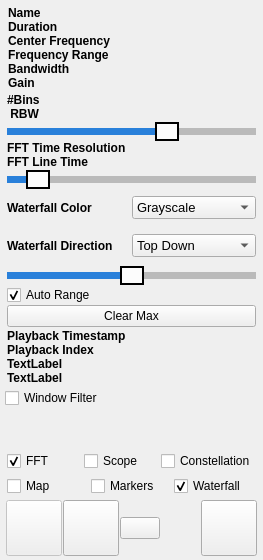
            <widget class="QWidget" name="tbInfo">
             <attribute name="title">
              <string>Info</string>
             </attribute>
             <layout class="QVBoxLayout" name="verticalLayout_7">
              <property name="spacing">
               <number>1</number>
              </property>
              <property name="leftMargin">
               <number>5</number>
              </property>
              <property name="topMargin">
               <number>3</number>
              </property>
              <property name="rightMargin">
               <number>5</number>
              </property>
              <property name="bottomMargin">
               <number>3</number>
              </property>
              <item>
               <widget class="QWidget" name="widgetBox" native="true">
                <property name="currentIndex" stdset="0">
                 <number>-1</number>
                </property>
                <property name="pageTitle" stdset="0">
                 <string>FFT / Waterfall</string>
                </property>
                <property name="isPageExpanded" stdset="0">
                 <bool>true</bool>
                </property>
                <layout class="QVBoxLayout" name="verticalLayout_6">
                 <property name="spacing">
                  <number>2</number>
                 </property>
                 <property name="leftMargin">
                  <number>2</number>
                 </property>
                 <property name="topMargin">
                  <number>2</number>
                 </property>
                 <property name="rightMargin">
                  <number>2</number>
                 </property>
                 <property name="bottomMargin">
                  <number>2</number>
                 </property>
                 <item>
                  <layout class="QVBoxLayout" name="StreamInfoLayout">
                   <property name="spacing">
                    <number>0</number>
                   </property>
                   <property name="leftMargin">
                    <number>1</number>
                   </property>
                   <property name="topMargin">
                    <number>1</number>
                   </property>
                   <property name="rightMargin">
                    <number>1</number>
                   </property>
                   <property name="bottomMargin">
                    <number>1</number>
                   </property>
                   <item>
                    <widget class="QLabel" name="lblName">
                     <property name="font">
                      <font>
                       <pointsize>9</pointsize>
                       <bold>true</bold>
                      </font>
                     </property>
                     <property name="text">
                      <string>Name</string>
                     </property>
                    </widget>
                   </item>
                   <item>
                    <widget class="QLabel" name="lblDuration">
                     <property name="font">
                      <font>
                       <pointsize>9</pointsize>
                       <bold>true</bold>
                      </font>
                     </property>
                     <property name="text">
                      <string>Duration</string>
                     </property>
                    </widget>
                   </item>
                   <item>
                    <widget class="QLabel" name="lblCenterFreq">
                     <property name="font">
                      <font>
                       <pointsize>9</pointsize>
                       <bold>true</bold>
                      </font>
                     </property>
                     <property name="text">
                      <string>Center Frequency </string>
                     </property>
                    </widget>
                   </item>
                   <item>
                    <widget class="QLabel" name="lblFreqRange">
                     <property name="font">
                      <font>
                       <pointsize>9</pointsize>
                       <bold>true</bold>
                      </font>
                     </property>
                     <property name="text">
                      <string>Frequency Range</string>
                     </property>
                    </widget>
                   </item>
                   <item>
                    <widget class="QLabel" name="lblBandwidth">
                     <property name="font">
                      <font>
                       <pointsize>9</pointsize>
                       <bold>true</bold>
                      </font>
                     </property>
                     <property name="text">
                      <string>Bandwidth</string>
                     </property>
                    </widget>
                   </item>
                   <item>
                    <widget class="QLabel" name="lblGain">
                     <property name="font">
                      <font>
                       <pointsize>9</pointsize>
                       <bold>true</bold>
                      </font>
                     </property>
                     <property name="text">
                      <string>Gain</string>
                     </property>
                    </widget>
                   </item>
                  </layout>
                 </item>
                 <item>
                  <layout class="QVBoxLayout" name="FFTWaterfallLayout">
                   <property name="spacing">
                    <number>0</number>
                   </property>
                   <property name="leftMargin">
                    <number>0</number>
                   </property>
                   <property name="topMargin">
                    <number>0</number>
                   </property>
                   <property name="rightMargin">
                    <number>0</number>
                   </property>
                   <property name="bottomMargin">
                    <number>0</number>
                   </property>
                   <item>
                    <widget class="QLabel" name="lblNumBinsRBW">
                     <property name="font">
                      <font>
                       <pointsize>9</pointsize>
                       <bold>true</bold>
                      </font>
                     </property>
                     <property name="text">
                      <string>#Bins </string>
                     </property>
                    </widget>
                   </item>
                   <item>
                    <widget class="QLabel" name="lblRBW">
                     <property name="font">
                      <font>
                       <pointsize>9</pointsize>
                       <bold>true</bold>
                      </font>
                     </property>
                     <property name="text">
                      <string> RBW </string>
                     </property>
                    </widget>
                   </item>
                   <item>
                    <widget class="QSlider" name="sldFFTRes">
                     <property name="minimumSize">
                      <size>
                       <width>0</width>
                       <height>20</height>
                      </size>
                     </property>
                     <property name="styleSheet">
                      <string notr="true">.QSlider {
    min-height: 20x;
    max-height: 20px;
}

.QSlider::groove:horizontal {
    border: 1px solid #262626;
    height: 5px;
    background: #505050;
    margin: 0 12px;
}

.QSlider::handle:horizontal {
    background: rgb(252, 252, 252);
    border: 2px solid black;
    width: 20px;
    height: 20px;
    margin: -7px -7px;
}
QSlider::sub-page
{
    background: rgb(41, 128, 218);
}

QSlider::add-page 
{
    background: rgb(186, 186, 186);
}

QSlider {
    height: 20px;
}</string>
                     </property>
                     <property name="minimum">
                      <number>0</number>
                     </property>
                     <property name="maximum">
                      <number>6</number>
                     </property>
                     <property name="pageStep">
                      <number>2</number>
                     </property>
                     <property name="value">
                      <number>4</number>
                     </property>
                     <property name="orientation">
                      <enum>Qt::Horizontal</enum>
                     </property>
                    </widget>
                   </item>
                   <item>
                    <widget class="QLabel" name="lblFFT_TimeRes">
                     <property name="font">
                      <font>
                       <pointsize>9</pointsize>
                       <bold>true</bold>
                      </font>
                     </property>
                     <property name="text">
                      <string>FFT Time Resolution</string>
                     </property>
                    </widget>
                   </item>
                   <item>
                    <widget class="QLabel" name="lblFFT_LineTime">
                     <property name="font">
                      <font>
                       <pointsize>9</pointsize>
                       <bold>true</bold>
                      </font>
                     </property>
                     <property name="text">
                      <string>FFT Line Time</string>
                     </property>
                    </widget>
                   </item>
                   <item>
                    <widget class="QSlider" name="sldFFTTimRes">
                     <property name="styleSheet">
                      <string notr="true">.QSlider {
    min-height: 20x;
    max-height: 20px;
}

.QSlider::groove:horizontal {
    border: 1px solid #262626;
    height: 5px;
    background: #505050;
    margin: 0 12px;
}

.QSlider::handle:horizontal {
    background: rgb(252, 252, 252);
    border: 2px solid black;
    width: 20px;
    height: 20px;
    margin: -7px -7px;
}
QSlider::sub-page
{
    background: rgb(41, 128, 218);
}

QSlider::add-page 
{
    background: rgb(186, 186, 186);
}

QSlider {
    height: 20px;
}</string>
                     </property>
                     <property name="maximum">
                      <number>16</number>
                     </property>
                     <property name="pageStep">
                      <number>2</number>
                     </property>
                     <property name="value">
                      <number>1</number>
                     </property>
                     <property name="orientation">
                      <enum>Qt::Horizontal</enum>
                     </property>
                    </widget>
                   </item>
                   <item>
                    <widget class="QWidget" name="widget_4" native="true">
                     <property name="minimumSize">
                      <size>
                       <width>0</width>
                       <height>38</height>
                      </size>
                     </property>
                     <layout class="QHBoxLayout" name="horizontalLayout_10">
                      <property name="spacing">
                       <number>0</number>
                      </property>
                      <property name="leftMargin">
                       <number>0</number>
                      </property>
                      <property name="topMargin">
                       <number>0</number>
                      </property>
                      <property name="rightMargin">
                       <number>0</number>
                      </property>
                      <property name="bottomMargin">
                       <number>0</number>
                      </property>
                      <item>
                       <widget class="QLabel" name="lblWaterfallColorScheme">
                        <property name="maximumSize">
                         <size>
                          <width>139</width>
                          <height>16777215</height>
                         </size>
                        </property>
                        <property name="font">
                         <font>
                          <bold>true</bold>
                         </font>
                        </property>
                        <property name="text">
                         <string>Waterfall Color </string>
                        </property>
                       </widget>
                      </item>
                      <item>
                       <widget class="QComboBox" name="cmbWaterfallScheme">
                        <property name="font">
                         <font>
                          <pointsize>10</pointsize>
                          <italic>false</italic>
                          <bold>false</bold>
                         </font>
                        </property>
                        <item>
                         <property name="text">
                          <string>Grayscale</string>
                         </property>
                        </item>
                        <item>
                         <property name="text">
                          <string>Hot</string>
                         </property>
                        </item>
                        <item>
                         <property name="text">
                          <string>Cold</string>
                         </property>
                        </item>
                        <item>
                         <property name="text">
                          <string>Night</string>
                         </property>
                        </item>
                        <item>
                         <property name="text">
                          <string>Candy</string>
                         </property>
                        </item>
                        <item>
                         <property name="text">
                          <string>Geography</string>
                         </property>
                        </item>
                        <item>
                         <property name="text">
                          <string>Ion</string>
                         </property>
                        </item>
                        <item>
                         <property name="text">
                          <string>Thermal</string>
                         </property>
                        </item>
                        <item>
                         <property name="text">
                          <string>Polar</string>
                         </property>
                        </item>
                        <item>
                         <property name="text">
                          <string>Spectrum</string>
                         </property>
                        </item>
                        <item>
                         <property name="text">
                          <string>Jet</string>
                         </property>
                        </item>
                        <item>
                         <property name="text">
                          <string>Hues</string>
                         </property>
                        </item>
                       </widget>
                      </item>
                     </layout>
                    </widget>
                   </item>
                   <item>
                    <widget class="QWidget" name="wgtWaterfallDirection" native="true">
                     <property name="minimumSize">
                      <size>
                       <width>0</width>
                       <height>38</height>
                      </size>
                     </property>
                     <layout class="QHBoxLayout" name="horizontalLayout_2">
                      <property name="spacing">
                       <number>0</number>
                      </property>
                      <property name="leftMargin">
                       <number>0</number>
                      </property>
                      <property name="topMargin">
                       <number>0</number>
                      </property>
                      <property name="rightMargin">
                       <number>0</number>
                      </property>
                      <property name="bottomMargin">
                       <number>0</number>
                      </property>
                      <item>
                       <widget class="QLabel" name="lblWaterDir">
                        <property name="font">
                         <font>
                          <bold>true</bold>
                         </font>
                        </property>
                        <property name="text">
                         <string>Waterfall Direction</string>
                        </property>
                       </widget>
                      </item>
                      <item>
                       <widget class="QComboBox" name="cmbWaterDir">
                        <property name="font">
                         <font>
                          <pointsize>10</pointsize>
                         </font>
                        </property>
                        <item>
                         <property name="text">
                          <string>Top Down</string>
                         </property>
                        </item>
                        <item>
                         <property name="text">
                          <string>Bottom Up</string>
                         </property>
                        </item>
                       </widget>
                      </item>
                     </layout>
                    </widget>
                   </item>
                   <item>
                    <widget class="ctkRangeSlider" name="sldWaterRange">
                     <property name="styleSheet">
                      <string notr="true">.QSlider {
    min-height: 20x;
    max-height: 20px;
}

.QSlider::groove:horizontal {
    border: 1px solid #262626;
    height: 5px;
    background: #505050;
    margin: 0 12px;
}

.QSlider::handle:horizontal {
    background: rgb(252, 252, 252);
    border: 2px solid black;
    width: 20px;
    height: 20px;
    margin: -7px -7px;
}
QSlider::sub-page
{
    background: rgb(41, 128, 218);
}

QSlider::add-page 
{
    background: rgb(186, 186, 186);
}

QSlider {
    height: 20px;
}</string>
                     </property>
                     <property name="minimum">
                      <number>-150</number>
                     </property>
                     <property name="maximum">
                      <number>-30</number>
                     </property>
                     <property name="value">
                      <number>-90</number>
                     </property>
                     <property name="orientation">
                      <enum>Qt::Horizontal</enum>
                     </property>
                    </widget>
                   </item>
                   <item>
                    <widget class="QCheckBox" name="chkAutoRange">
                     <property name="text">
                      <string>Auto Range</string>
                     </property>
                     <property name="checked">
                      <bool>true</bool>
                     </property>
                    </widget>
                   </item>
                   <item>
                    <widget class="QPushButton" name="cmdClearMax">
                     <property name="text">
                      <string>Clear Max</string>
                     </property>
                    </widget>
                   </item>
                  </layout>
                 </item>
                 <item>
                  <layout class="QVBoxLayout" name="TimeFreqStampLayout">
                   <property name="spacing">
                    <number>0</number>
                   </property>
                   <property name="leftMargin">
                    <number>0</number>
                   </property>
                   <property name="topMargin">
                    <number>0</number>
                   </property>
                   <property name="rightMargin">
                    <number>0</number>
                   </property>
                   <property name="bottomMargin">
                    <number>0</number>
                   </property>
                   <item>
                    <widget class="QLabel" name="lblPlaybackTimestamp">
                     <property name="font">
                      <font>
                       <pointsize>9</pointsize>
                       <bold>true</bold>
                      </font>
                     </property>
                     <property name="text">
                      <string>Playback Timestamp</string>
                     </property>
                    </widget>
                   </item>
                   <item>
                    <widget class="QLabel" name="lblPlaybackIndex">
                     <property name="font">
                      <font>
                       <pointsize>9</pointsize>
                       <bold>true</bold>
                      </font>
                     </property>
                     <property name="text">
                      <string>Playback Index</string>
                     </property>
                    </widget>
                   </item>
                   <item>
                    <widget class="QLabel" name="lblMOTime">
                     <property name="font">
                      <font>
                       <bold>true</bold>
                      </font>
                     </property>
                     <property name="text">
                      <string>TextLabel</string>
                     </property>
                    </widget>
                   </item>
                   <item>
                    <widget class="QLabel" name="lblMOFreq">
                     <property name="font">
                      <font>
                       <bold>true</bold>
                      </font>
                     </property>
                     <property name="text">
                      <string>TextLabel</string>
                     </property>
                    </widget>
                   </item>
                  </layout>
                 </item>
                </layout>
               </widget>
              </item>
              <item>
               <widget class="QCheckBox" name="chkWindowFilter">
                <property name="text">
                 <string>Window Filter</string>
                </property>
                <property name="checked">
                 <bool>false</bool>
                </property>
               </widget>
              </item>
              <item>
               <spacer name="verticalSpacer_4">
                <property name="orientation">
                 <enum>Qt::Vertical</enum>
                </property>
                <property name="sizeHint" stdset="0">
                 <size>
                  <width>20</width>
                  <height>40</height>
                 </size>
                </property>
               </spacer>
              </item>
              <item>
               <widget class="QWidget" name="wgtShowControls" native="true">
                <layout class="QHBoxLayout" name="horizontalLayout_14">
                 <property name="spacing">
                  <number>2</number>
                 </property>
                 <property name="leftMargin">
                  <number>2</number>
                 </property>
                 <property name="topMargin">
                  <number>2</number>
                 </property>
                 <property name="rightMargin">
                  <number>2</number>
                 </property>
                 <property name="bottomMargin">
                  <number>2</number>
                 </property>
                 <item>
                  <widget class="QCheckBox" name="chkShowFFT">
                   <property name="text">
                    <string>FFT</string>
                   </property>
                   <property name="checked">
                    <bool>true</bool>
                   </property>
                  </widget>
                 </item>
                 <item>
                  <widget class="QCheckBox" name="chkShowScope">
                   <property name="text">
                    <string>Scope</string>
                   </property>
                  </widget>
                 </item>
                 <item>
                  <widget class="QCheckBox" name="chkShowConstellation">
                   <property name="text">
                    <string>Constellation</string>
                   </property>
                  </widget>
                 </item>
                </layout>
               </widget>
              </item>
              <item>
               <widget class="QWidget" name="wgtShowControls2" native="true">
                <layout class="QHBoxLayout" name="horizontalLayout_6">
                 <property name="spacing">
                  <number>2</number>
                 </property>
                 <property name="leftMargin">
                  <number>2</number>
                 </property>
                 <property name="topMargin">
                  <number>2</number>
                 </property>
                 <property name="rightMargin">
                  <number>2</number>
                 </property>
                 <property name="bottomMargin">
                  <number>2</number>
                 </property>
                 <item>
                  <widget class="QCheckBox" name="chkMap">
                   <property name="text">
                    <string>Map</string>
                   </property>
                  </widget>
                 </item>
                 <item>
                  <widget class="QCheckBox" name="chkMarkers">
                   <property name="text">
                    <string>Markers</string>
                   </property>
                  </widget>
                 </item>
                 <item>
                  <widget class="QCheckBox" name="chkShowWaterfall">
                   <property name="text">
                    <string>Waterfall</string>
                   </property>
                   <property name="checked">
                    <bool>true</bool>
                   </property>
                  </widget>
                 </item>
                </layout>
               </widget>
              </item>
              <item>
               <widget class="QWidget" name="widget_5" native="true">
                <property name="minimumSize">
                 <size>
                  <width>0</width>
                  <height>55</height>
                 </size>
                </property>
                <layout class="QHBoxLayout" name="horizontalLayout_12">
                 <property name="spacing">
                  <number>1</number>
                 </property>
                 <property name="leftMargin">
                  <number>1</number>
                 </property>
                 <property name="topMargin">
                  <number>1</number>
                 </property>
                 <property name="rightMargin">
                  <number>1</number>
                 </property>
                 <property name="bottomMargin">
                  <number>1</number>
                 </property>
                 <item>
                  <widget class="QPushButton" name="cmdSettings">
                   <property name="enabled">
                    <bool>false</bool>
                   </property>
                   <property name="minimumSize">
                    <size>
                     <width>56</width>
                     <height>56</height>
                    </size>
                   </property>
                   <property name="maximumSize">
                    <size>
                     <width>56</width>
                     <height>56</height>
                    </size>
                   </property>
                   <property name="text">
                    <string/>
                   </property>
                   <property name="icon">
                    <iconset resource="icons.qrc">
                     <normaloff>:/icons/settings</normaloff>:/icons/settings</iconset>
                   </property>
                   <property name="iconSize">
                    <size>
                     <width>48</width>
                     <height>48</height>
                    </size>
                   </property>
                  </widget>
                 </item>
                 <item>
                  <widget class="QPushButton" name="cmdHelp">
                   <property name="enabled">
                    <bool>true</bool>
                   </property>
                   <property name="minimumSize">
                    <size>
                     <width>56</width>
                     <height>56</height>
                    </size>
                   </property>
                   <property name="maximumSize">
                    <size>
                     <width>56</width>
                     <height>56</height>
                    </size>
                   </property>
                   <property name="text">
                    <string/>
                   </property>
                   <property name="icon">
                    <iconset resource="icons.qrc">
                     <normaloff>:/icons/help</normaloff>:/icons/help</iconset>
                   </property>
                   <property name="iconSize">
                    <size>
                     <width>48</width>
                     <height>48</height>
                    </size>
                   </property>
                  </widget>
                 </item>
                 <item>
                  <widget class="QPushButton" name="cmdWorkshop">
                   <property name="text">
                    <string/>
                   </property>
                   <property name="icon">
                    <iconset resource="icons.qrc">
                     <normaloff>:/icons/analyst</normaloff>:/icons/analyst</iconset>
                   </property>
                   <property name="iconSize">
                    <size>
                     <width>48</width>
                     <height>48</height>
                    </size>
                   </property>
                  </widget>
                 </item>
                 <item>
                  <spacer name="horizontalSpacer">
                   <property name="orientation">
                    <enum>Qt::Horizontal</enum>
                   </property>
                   <property name="sizeHint" stdset="0">
                    <size>
                     <width>40</width>
                     <height>20</height>
                    </size>
                   </property>
                  </spacer>
                 </item>
                 <item>
                  <widget class="QPushButton" name="cmdLoad">
                   <property name="minimumSize">
                    <size>
                     <width>56</width>
                     <height>56</height>
                    </size>
                   </property>
                   <property name="maximumSize">
                    <size>
                     <width>56</width>
                     <height>56</height>
                    </size>
                   </property>
                   <property name="text">
                    <string/>
                   </property>
                   <property name="icon">
                    <iconset resource="icons.qrc">
                     <normaloff>:/icons/load</normaloff>:/icons/load</iconset>
                   </property>
                   <property name="iconSize">
                    <size>
                     <width>48</width>
                     <height>48</height>
                    </size>
                   </property>
                  </widget>
                 </item>
                </layout>
               </widget>
              </item>
             </layout>
            </widget>
